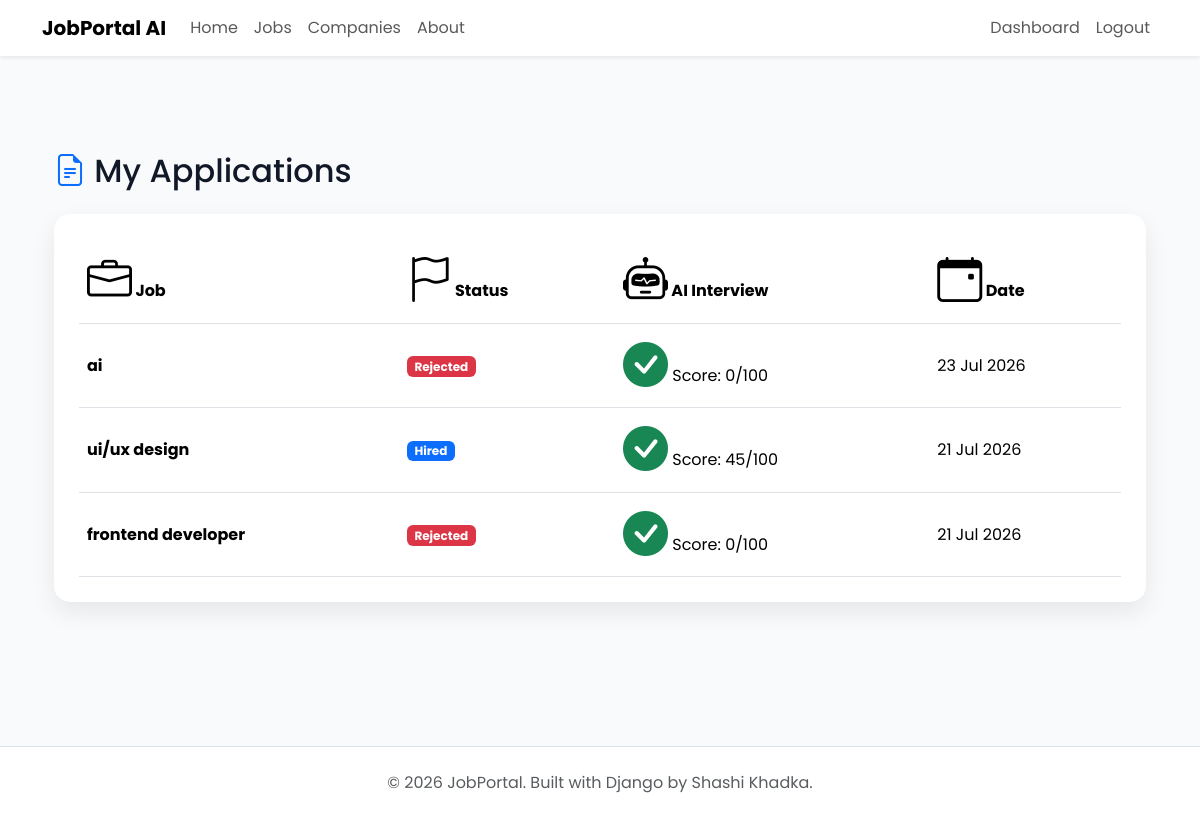
Page /applications/my-applications/ (signed in) on the earlier database version.
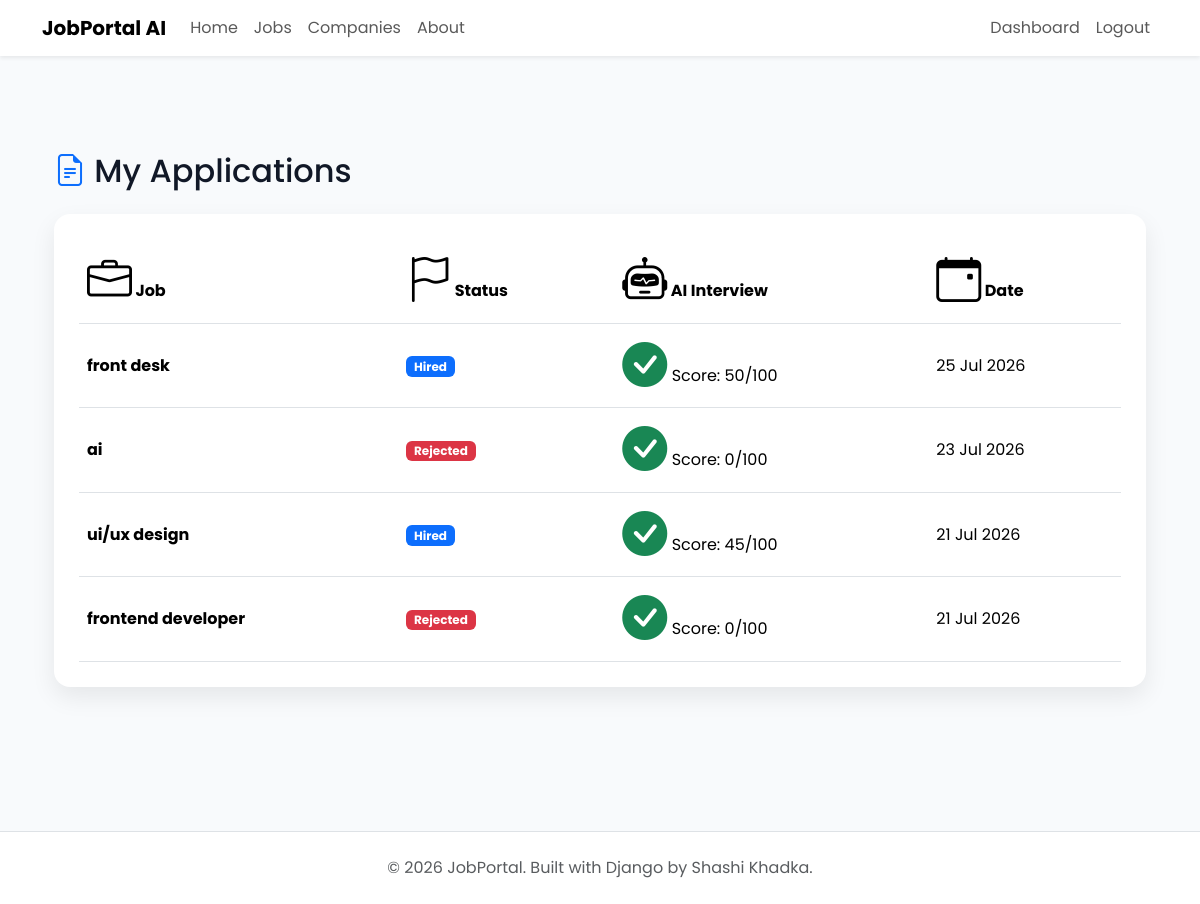
Same page on the later database version.
### applications/models.py (models this page shows, shortened)
class Application(models.Model):
    applicant = models.ForeignKey( settings.AUTH_USER_MODEL, on_delete=models.CASCADE, related_name="applications" )
    job = models.ForeignKey( Job, on_delete=models.CASCADE,related_name="applications")
    resume = models.FileField( upload_to="resumes/")
    cover_letter = models.TextField( blank=True)
    status = models.CharField( max_length=20,choices=Applicationstatus.choices,default=Applicationstatus.PENDING )
    applied_at = models.DateTimeField(auto_now_add=True)
    first_name = models.CharField(max_length=100, default="")
    last_name = models.CharField(max_length=100, default="")
    location = models.CharField(max_length=100, default="")
    class Meta:
        ordering = ["-applied_at"]
        unique_together = ("applicant", "job")

class AIInterview(models.Model):
    application = models.OneToOneField( Application, on_delete=models.CASCADE)
    questions = models.JSONField(default=list, blank=True)
    answers = models.JSONField(default=list, blank=True)
    score = models.IntegerField(default=0)
    feedback = models.TextField(blank=True)
    completed = models.BooleanField(default=False)

### jobs/models.py (models this page shows, shortened)
class Job(models.Model):
    class EmploymentType(models.TextChoices):
        FULL_TIME = "Full Time"
        PART_TIME = "Part Time"
        INTERNSHIP = "Internship"
        CONTRACT = "Contract"
    class ExperienceLevel(models.TextChoices):
        ENTRY =  "Entry Level"
        MID =  "Mid Level"
        SENIOR = "Senior Level"
    company = models.ForeignKey(Company,on_delete=models.CASCADE,related_name="jobs")
    title = models.CharField(max_length=200)
    slug = models.SlugField(unique=True,blank=True)
    description = models.TextField()
    location = models.CharField(max_length=150)
    employment_type = models.CharField(max_length=20,choices=EmploymentType.choices)
    experience_level = models.CharField( max_length=20, choices=ExperienceLevel.choices )
    salary_min = models.PositiveIntegerField()
    salary_max = models.PositiveIntegerField()
    vacancies = models.PositiveIntegerField(default=1)
    deadline = models.DateField()
    is_active = models.BooleanField(default=True)
    created_at = models.DateTimeField(auto_now_add=True)
    updated_at = models.DateTimeField(auto_now=True)

### applications/views.py (the view)
# urls.py: path("my-applications/",views.my_applications,name="my-applications"),
@login_required
def my_applications(request):
    applications = Application.objects.filter( applicant=request.user)
    return render(request,"applications/my_application.html",{"applications": applications})

### templates/applications/my_application.html (shortened to what this page needs)
{% extends "base.html" %}
{% block content %}
<div class="container py-5">
    <h2 class="mb-4">
        <i class="bi bi-file-earmark-text text-primary"></i>
        My Applications
    </h2>
    <div class="custom-card">
        <div class="table-responsive">
            <table class="table align-middle">
                <thead>
                    <tr>
                        <th><i class="bi bi-briefcase"></i> Job</th>
                        <th><i class="bi bi-flag"></i> Status</th>
                        <th><i class="bi bi-robot"></i> AI Interview</th>
                        <th><i class="bi bi-calendar-event"></i> Date</th>
                    </tr>
                </thead>
                <tbody>
                {% for application in applications %}
                    <tr>
                        <td>
                            <strong>{{ application.job.title }}</strong>
                        </td>
                        <td>
                            {% if application.status == "Pending" %}
                                <span class="badge bg-warning">Pending</span>
                            {% elif application.status == "Reviewing" %}
                                <span class="badge bg-info">Reviewing</span>
                            {% elif application.status == "Shortlisted" %}
                                <span class="badge bg-success">Shortlisted</span>
                            {% elif application.status == "Hired" %}
                                <span class="badge bg-primary">Hired</span>
                            {% elif application.status == "Rejected" %}
                                <span class="badge bg-danger">Rejected</span>
                            {% endif %}
                        </td>
                        <td>
                            {% if application.aiinterview.completed %}
                                <i class="bi bi-check-circle-fill text-success"></i>
                                Score: {{ application.aiinterview.score }}/100
                            {% else %}
                                <a href="{% url 'start-interview' application.id %}" class="btn btn-sm btn-primary-custom">
                                    <i class="bi bi-mic-fill"></i> Take AI Interview
                                </a>
                            {% endif %}
                        </td>
                        <td>
                            {{ application.applied_at|date:"d M Y" }}
                        </td>
                    </tr>
                {% endfor %}
                </tbody>
            </table>
        </div>
    </div>
</div>
{% endblock %}

Differences in the rows shown:
added Application: job "front desk", status "Hired", aiinterview.score "50", applied_at "25 Jul 2026"
